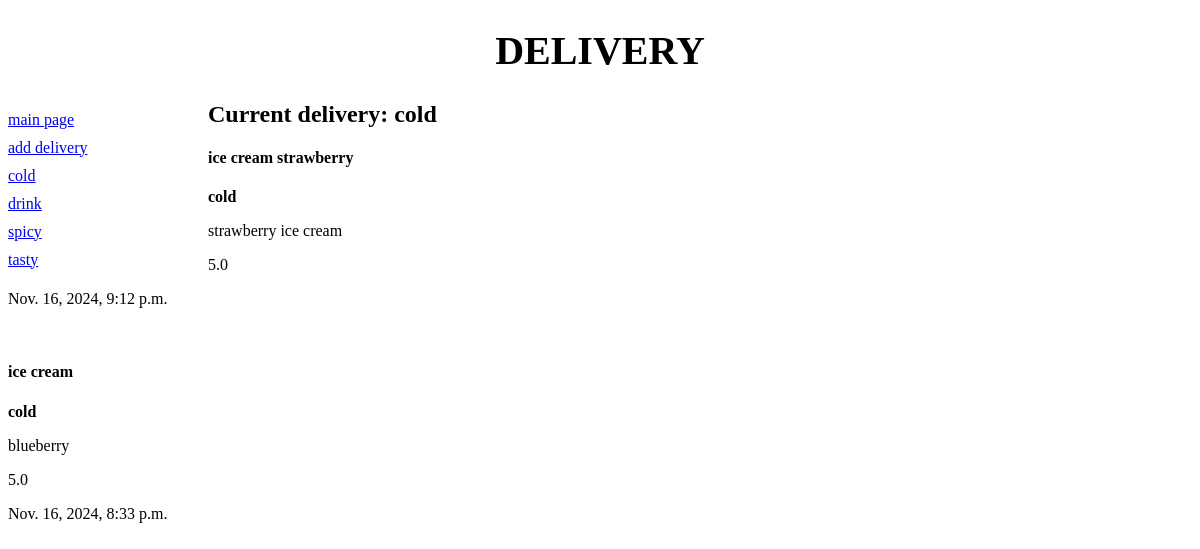
The app's page /delivery/delivery/1/ with its own data.
### delivery/models.py (models this page shows)
class Category(models.Model):
    name = models.CharField(max_length=15,db_index=True,verbose_name='category name')
    def __str__(self) -> str:
        return self.name
    class Meta:
        verbose_name_plural = 'categories'
        verbose_name = 'category'
        ordering = ['name']

class DeliveryModel(models.Model):
    title = models.CharField(max_length=20,verbose_name='title')
    description = models.TextField(verbose_name='description')
    price = models.FloatField(verbose_name='price')
    category = models.ForeignKey('Category',null=True,on_delete=models.PROTECT,verbose_name='category')
    datetime = models.DateTimeField(auto_now_add=True,db_index=True,verbose_name='date time')
    class Meta:
        verbose_name_plural = 'deliviries'
        verbose_name = 'delivery'
        ordering = ['-datetime']

### delivery/views.py (the view)
# urls.py: path('delivery/<int:del_id>/',views.delivery, name = 'delivery')
def delivery(request, del_id):
    categories = Category.objects.all()
    deliveries = DeliveryModel.objects.filter(category=del_id)
    cur_del = Category.objects.get(pk = del_id)
    if settings.SITE_TITLE == '' or settings.SITE_TITLE == None:
        site_title = 'delivery'
    else:
        site_title = settings.SITE_TITLE
    return render(request, 'delivery/delivery.html', {'cur_del' : cur_del,'deliveries' : deliveries ,'categories' : categories, 'site_title' : site_title})

### delivery/templates/delivery/delivery.html (shortened to what this page needs)
{% extends 'basic/basic.html' %}
{% block content %}
<h2>Current delivery: {{cur_del}}</h2>
{% for delivery in deliveries %}
<div>
<h4>{{ delivery.title }}</h4>
<p><b>{{ delivery.category }}</b></p>
<p>{{ delivery.description }}</p>
<p>{{ delivery.price }}</p>
<p>{{ delivery.datetime }}</p>
<br>
</div>
{% endfor %}
{% endblock %}

### delivery/templates/basic/basic.html (shortened to what this page needs)
{% load static %}
<!DOCTYPE html>
<html lang="en">
<head>
    <link rel="stylesheet" type="text/css" href="{% static 'delivery/style.css' %}">
</head>
<body>
<header>
    <h1>delivery</h1>
</header>
<nav>
    <div>
        <a href="{% url 'main' %}">main page</a>
        <a href="{% url 'add' %}">add delivery</a>
        {% for category in categories %}
        <a href="{% url 'delivery' category.pk %}">{{ category.name }}</a>
        {% endfor %}
    </div>
</nav>
{% block content%}
{% endblock %}
</body>
</html>

### delivery/static/delivery/style.css (style rules this page uses)
header h1 { font-size: 30pt; text-transform: uppercase; text-align: center; }
nav { font-size: 12pt; width: 200px; float: left; }
nav a { display: block; margin: 10px 0px; }

### records on screen
Category: name "cold"
Category: name "drink"
Category: name "spicy"
Category: name "tasty"
DeliveryModel: title "ice cream strawberry", category "cold", description "strawberry ice cream", price "5.0", datetime "Nov. 16, 2024, 9:12 p.m."
DeliveryModel: title "ice cream", category "cold", description "blueberry", price "5.0", datetime "Nov. 16, 2024, 8:33 p.m."
